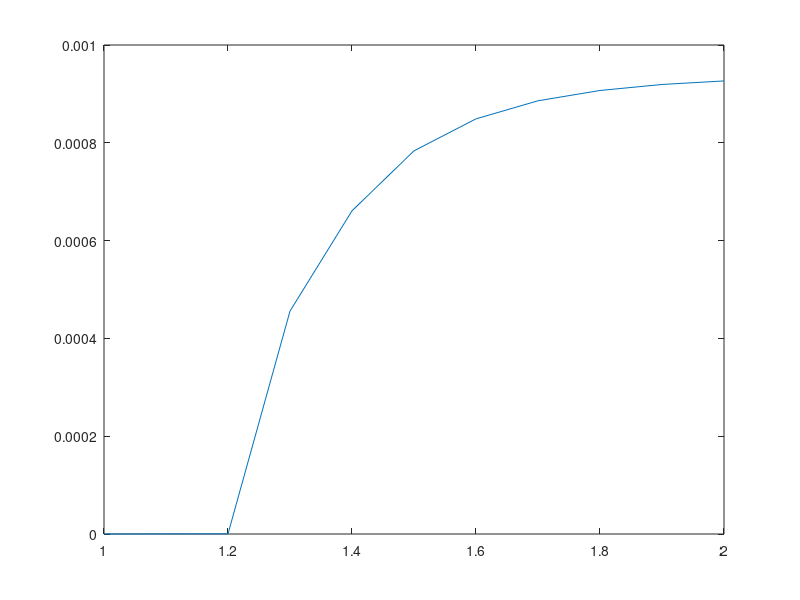

MATLAB code for this plot:
clear;clc;
%Define f(t,w)
f = @(t,w)w/t - (w/t)^2;

%Inilization
h = 0.1;
t = ones(11,1);
t(1) = 1;
for i = 1:10
    t(i + 1) = 1 + 0.1*i;
end
w = ones(11,1); %approxiated value
w(1) = 1;   %initial value
y = t./(1 + log(t)); %exact value

%Solve for w(2)
for i = 1:2
    k1 = h*f(t(i),w(i));
    k2 = h*f(t(i) + h/2,w(i) + k1/2);
    k3 = h*f(t(i) + h/2,w(i) + k2/2);
    k4 = h*f(t(i) + h,w(i) + k3);
    w(i + 1) = w(i) + 1/6*(k1 + 2*k2 +2*k3 + k4);
end

for i = 3:10
    w(i + 1) = w(i) + h/12*(23*f(t(i),w(i)) - 16*f(t(i - 1),w(i - 1)) + 5*f(t(i - 2),w(i - 2)));
end

error = y - w;

%Plot the results
plot(t,y,'-o',t,w,'--x');
plot(t,error);